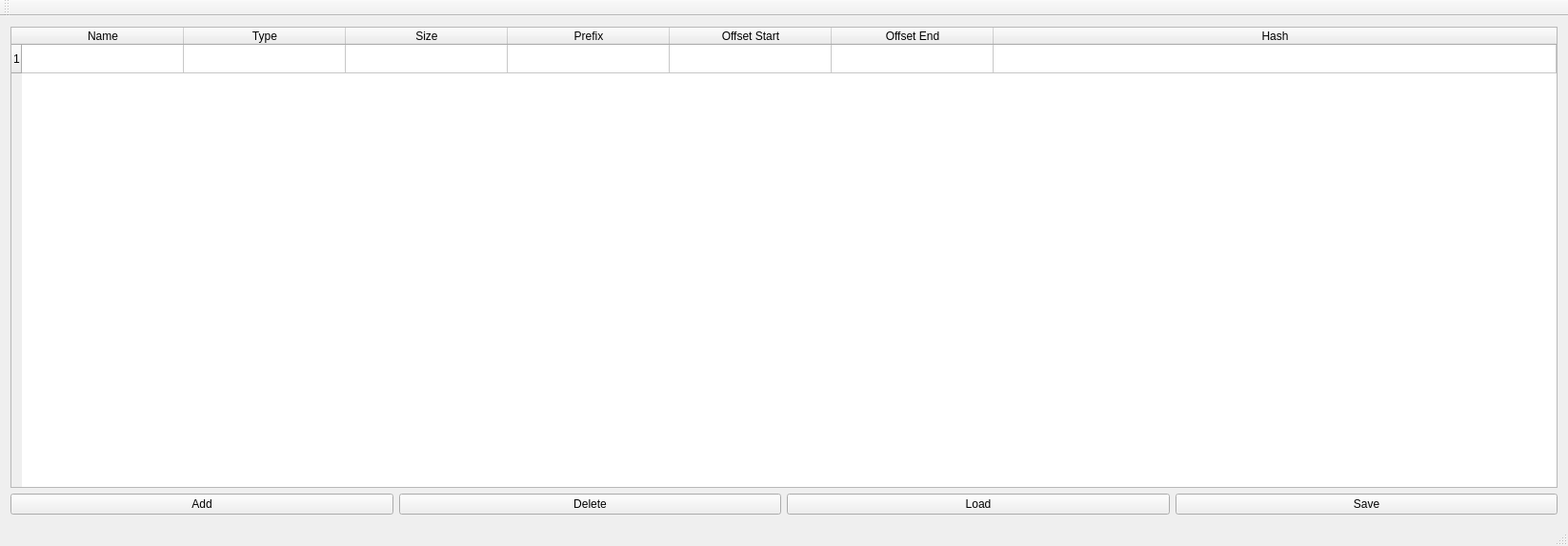
<?xml version="1.0" encoding="UTF-8"?>
<ui version="4.0">
 <class>BaseEditorClass</class>
 <widget class="QMainWindow" name="BaseEditorClass">
  <property name="geometry">
   <rect>
    <x>0</x>
    <y>0</y>
    <width>1646</width>
    <height>573</height>
   </rect>
  </property>
  <property name="baseSize">
   <size>
    <width>0</width>
    <height>0</height>
   </size>
  </property>
  <property name="windowTitle">
   <string>BaseEditor</string>
  </property>
  <widget class="QWidget" name="centralWidget">
   <layout class="QGridLayout" name="gridLayout">
    <item row="1" column="0" colspan="2">
     <widget class="QTableWidget" name="tableWidget">
      <property name="sizeIncrement">
       <size>
        <width>0</width>
        <height>0</height>
       </size>
      </property>
      <property name="sizeAdjustPolicy">
       <enum>QAbstractScrollArea::AdjustIgnored</enum>
      </property>
      <property name="rowCount">
       <number>1</number>
      </property>
      <attribute name="horizontalHeaderDefaultSectionSize">
       <number>170</number>
      </attribute>
      <attribute name="horizontalHeaderStretchLastSection">
       <bool>true</bool>
      </attribute>
      <row/>
      <column>
       <property name="text">
        <string>Name</string>
       </property>
       <property name="textAlignment">
        <set>AlignCenter</set>
       </property>
      </column>
      <column>
       <property name="text">
        <string>Type</string>
       </property>
       <property name="textAlignment">
        <set>AlignCenter</set>
       </property>
      </column>
      <column>
       <property name="text">
        <string>Size</string>
       </property>
       <property name="textAlignment">
        <set>AlignCenter</set>
       </property>
      </column>
      <column>
       <property name="text">
        <string>Prefix</string>
       </property>
       <property name="textAlignment">
        <set>AlignCenter</set>
       </property>
      </column>
      <column>
       <property name="text">
        <string>Offset Start</string>
       </property>
       <property name="textAlignment">
        <set>AlignCenter</set>
       </property>
      </column>
      <column>
       <property name="text">
        <string>Offset End</string>
       </property>
       <property name="textAlignment">
        <set>AlignCenter</set>
       </property>
      </column>
      <column>
       <property name="text">
        <string>Hash</string>
       </property>
       <property name="textAlignment">
        <set>AlignCenter</set>
       </property>
      </column>
      <item row="0" column="0">
       <property name="text">
        <string/>
       </property>
       <property name="textAlignment">
        <set>AlignLeading|AlignVCenter</set>
       </property>
      </item>
      <item row="0" column="1">
       <property name="text">
        <string/>
       </property>
       <property name="textAlignment">
        <set>AlignLeading|AlignVCenter</set>
       </property>
      </item>
     </widget>
    </item>
    <item row="2" column="0" colspan="2">
     <layout class="QHBoxLayout" name="horizontalLayout_3">
      <item>
       <widget class="QPushButton" name="addButton">
        <property name="text">
         <string>Add</string>
        </property>
       </widget>
      </item>
      <item>
       <widget class="QPushButton" name="deleteButton">
        <property name="text">
         <string>Delete</string>
        </property>
       </widget>
      </item>
      <item>
       <widget class="QPushButton" name="readButton">
        <property name="text">
         <string>Load</string>
        </property>
       </widget>
      </item>
      <item>
       <widget class="QPushButton" name="writeButton">
        <property name="text">
         <string>Save</string>
        </property>
       </widget>
      </item>
     </layout>
    </item>
   </layout>
  </widget>
  <widget class="QMenuBar" name="menuBar">
   <property name="geometry">
    <rect>
     <x>0</x>
     <y>0</y>
     <width>1646</width>
     <height>26</height>
    </rect>
   </property>
  </widget>
  <widget class="QToolBar" name="mainToolBar">
   <attribute name="toolBarArea">
    <enum>TopToolBarArea</enum>
   </attribute>
   <attribute name="toolBarBreak">
    <bool>false</bool>
   </attribute>
  </widget>
  <widget class="QStatusBar" name="statusBar"/>
 </widget>
 <layoutdefault spacing="6" margin="11"/>
 <resources>
  <include location="BaseEditor.qrc"/>
 </resources>
 <connections/>
</ui>
